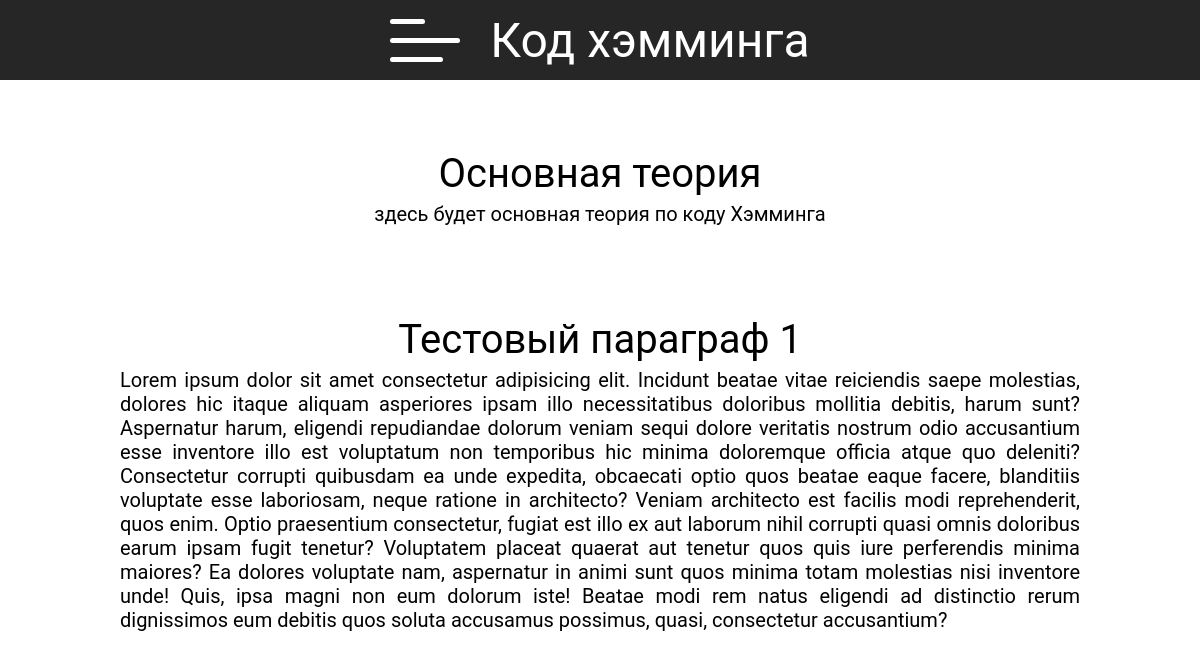
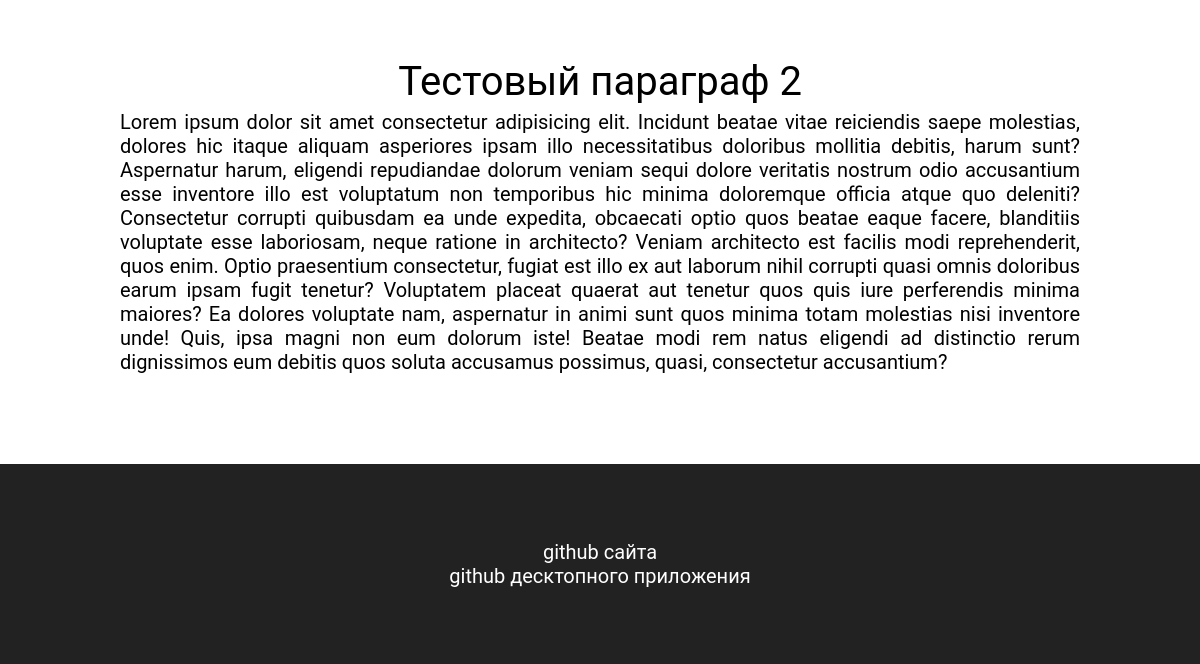
Before: /hamming/ with the older database file (2 pictures, top to bottom).
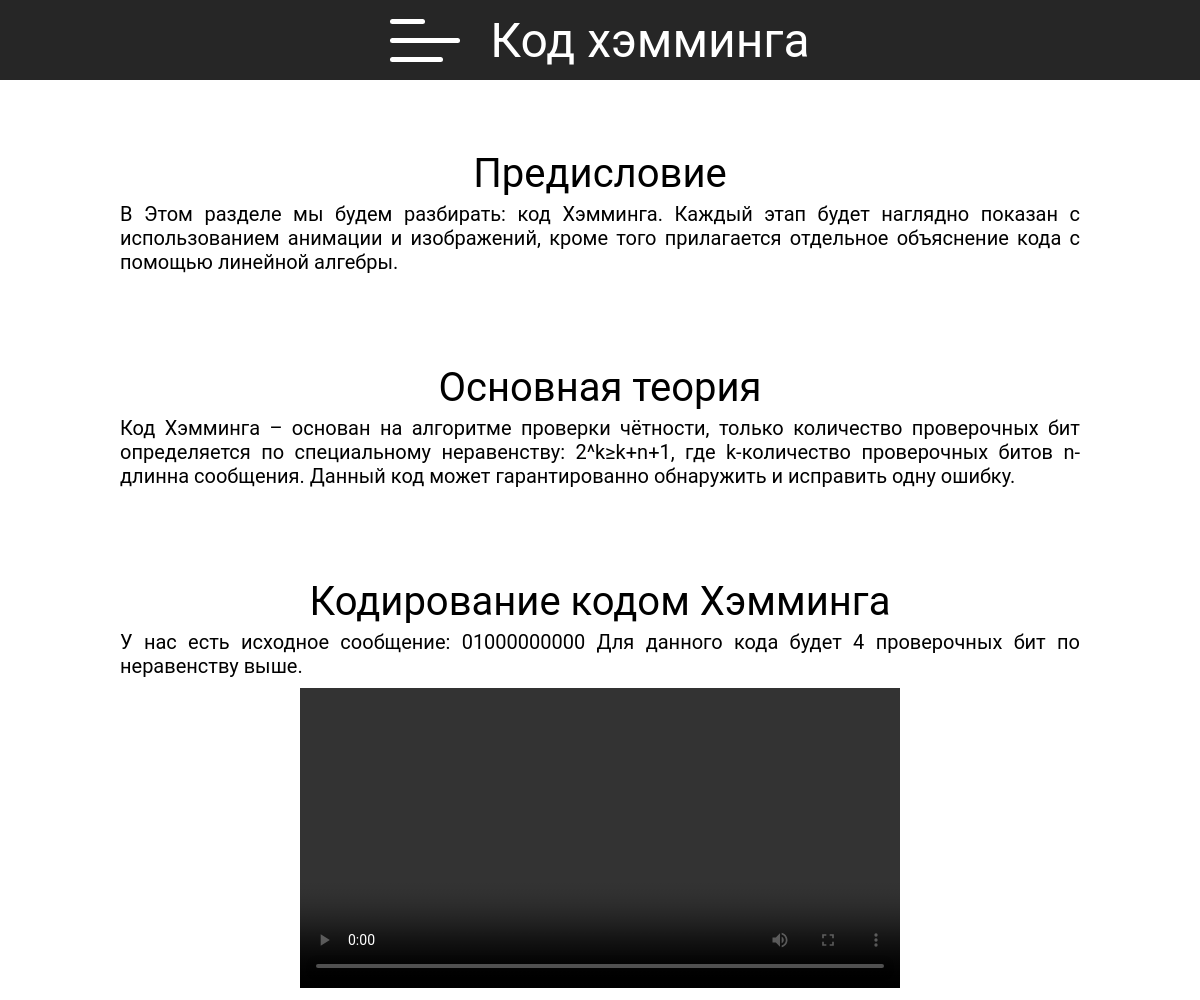
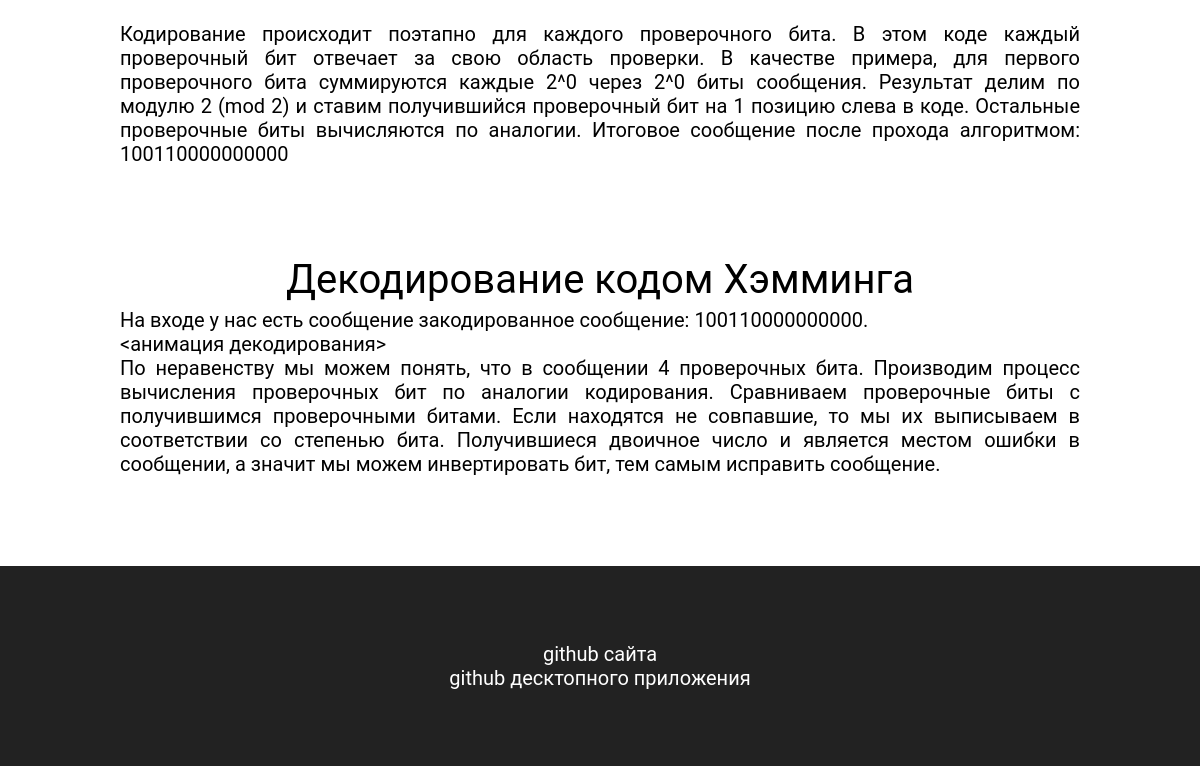
After: the same page with the newer database file (2 pictures, top to bottom).
### hamming/models.py (models this page shows, shortened)
class Block_hamming(models.Model):
    position = models.IntegerField(help_text='позиция на странице относительно начала', default=0, blank=True)
    paragraf_name = models.CharField(max_length=100, help_text='название блока')
    paragraf_content = models.TextField(help_text='текст блока')

### hamming/views.py (the view)
# urls.py: path('', views.hamming_page, name='hamming_page'),
def hamming_page(request):
    paragrafs = Block_hamming.objects.all().order_by('position')
    return render(request, 'hamming_page.html', {
        'paragrafs': paragrafs
    })

### hamming/templates/hamming_page.html (shortened to what this page needs)
<!DOCTYPE html>
<html>
<head>
    {% load static %}
    <link rel="stylesheet" type="text/css" href="{% static 'codes.css' %}">
<body>
    <header>
        <label for="check" >
            <span></span>
            <span></span>
            <span></span>
        </label>
        <div class="name">Код хэмминга</div>
    </header>
    <div id="wrap">
        <main>
            {% for paragraf in paragrafs %}
            <div class="paragraf" style="padding-bottom: 50px;" id="{{ paragraf.position }}">
                <div class="label">{{ paragraf.paragraf_name|safe }}</div>
                <div class="text">{{ paragraf.paragraf_content|safe }}</div>
            </div>
            {% endfor %}
        </main>
    </div>
    <footer id="footer">
        <a href="https://github.com/kalibdune/web_theory_of_coding" target="_blank">github сайта</a>
        <a href="https://github.com/kalibdune/theory_of_coding" target="_blank">github десктопного приложения</a>
    </footer>
</body>
</html>

Changed rows visible on the page:
removed Block_hamming: paragraf_name "Тестовый параграф 1", paragraf_content "Lorem ipsum dolor sit amet consectetur adipisicing elit. Incidunt beatae vitae reiciendis saepe molestias, dolores hic itaque aliquam asperiores ipsam illo necessitatibus doloribus mollitia debitis, harum sunt? Aspernatur harum, eligendi repudiandae dolorum veniam sequi dolore veritatis nostrum odio accusantium esse inventore illo est voluptatum non temporibus hic minima doloremque officia atque quo deleniti? Consectetur corrupti quibusdam ea unde expedita, obcaecati optio quos beatae eaque facere, blanditiis voluptate esse laboriosam, neque ratione in architecto? Veniam architecto est facilis modi reprehenderit, quos enim. Optio praesentium consectetur, fugiat est illo ex aut laborum nihil…"
removed Block_hamming: paragraf_name "Тестовый параграф 2", paragraf_content "Lorem ipsum dolor sit amet consectetur adipisicing elit. Incidunt beatae vitae reiciendis saepe molestias, dolores hic itaque aliquam asperiores ipsam illo necessitatibus doloribus mollitia debitis, harum sunt? Aspernatur harum, eligendi repudiandae dolorum veniam sequi dolore veritatis nostrum odio accusantium esse inventore illo est voluptatum non temporibus hic minima doloremque officia atque quo deleniti? Consectetur corrupti quibusdam ea unde expedita, obcaecati optio quos beatae eaque facere, blanditiis voluptate esse laboriosam, neque ratione in architecto? Veniam architecto est facilis modi reprehenderit, quos enim. Optio praesentium consectetur, fugiat est illo ex aut laborum nihil…"
added Block_hamming: paragraf_name "Предисловие", paragraf_content "В Этом разделе мы будем разбирать: код Хэмминга. Каждый этап будет наглядно показан с использованием анимации и изображений, кроме того прилагается отдельное объяснение кода с помощью линейной алгебры."
changed Block_hamming "Основная теория": paragraf_content "здесь будет основная теория по коду Хэмминга" → "Код Хэмминга – основан на алгоритме проверки чётности, только количество проверочных бит определяется по специальному неравенству: 2^k≥k+n+1, где k-количество проверочных битов n-длинна сообщения. Данный код может гарантированно обнаружить и исправить одну ошибку."
added Block_hamming: paragraf_name "Кодирование кодом Хэмминга", paragraf_content "У нас есть исходное сообщение: 01000000000 Для данного кода будет 4 проверочных бит по неравенству выше. Кодирование происходит поэтапно для каждого проверочного бита. В этом коде каждый проверочный бит отвечает за свою область проверки. В качестве примера, для первого проверочного бита суммируются каждые 2^0 через 2^0 биты сообщения. Результат делим по модулю 2 (mod 2) и ставим получившийся проверочный бит на 1 позицию слева в коде. Остальные проверочные биты вычисляются по аналогии. Итоговое сообщение после прохода алгоритмом: 100110000000000"
added Block_hamming: paragraf_name "Декодирование кодом Хэмминга", paragraf_content "На входе у нас есть сообщение закодированное сообщение: 100110000000000. <анимация декодирования> По неравенству мы можем понять, что в сообщении 4 проверочных бита. Производим процесс вычисления проверочных бит по аналогии кодирования. Сравниваем проверочные биты с получившимся проверочными битами. Если находятся не совпавшие, то мы их выписываем в соответствии со степенью бита. Получившиеся двоичное число и является местом ошибки в сообщении, а значит мы можем инвертировать бит, тем самым исправить сообщение."
